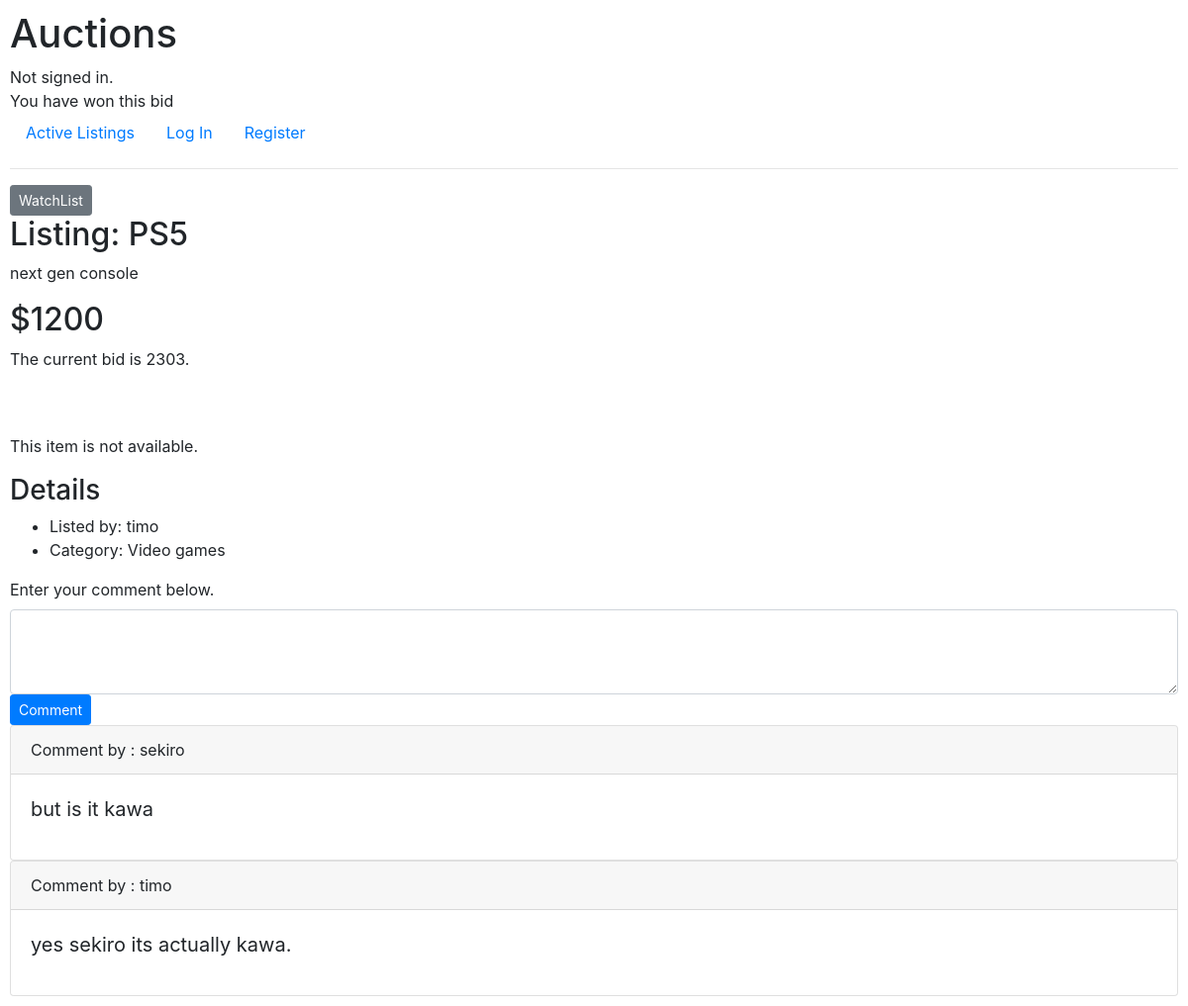
Page /items/1 on the committed database.
### auctions/models.py (models this page shows, shortened)
class List(models.Model):
    title = models.CharField(max_length=23)
    description = models.TextField(max_length=300)
    starting_bid = models.IntegerField(default=0)
    category = models.CharField(max_length=23)
    image = models.ImageField(upload_to='auction_pics', default='default.jpeg', blank=True)
    user = models.CharField(max_length=23, default="user")
    date_created = models.DateTimeField(default=timezone.now)
    final_buyer = models.CharField(max_length=23, blank=True)
    available = models.BooleanField(default=True,null=True)

class Comment(models.Model):
    comment_item = models.ForeignKey(List, on_delete=models.CASCADE)
    the_comment = models.TextField(max_length=100)
    author = models.CharField(max_length=23, default="user")

### auctions/views.py (the view, shortened to what this page needs)
# urls.py: path("items/<int:item_id>", views.item, name="item"),
def item(request, item_id):
    check = List.objects.get(id=item_id)
    current = Bid.objects.filter(bid_item = check)
    coms = Comment.objects.filter(comment_item = check)
    if current.exists() == True:
        if check.available == False and check.final_buyer == request.user.username:
            return render(request,"auctions/items.html",{
                "items": List.objects.filter(id=item_id),
                "a_user" : request.user.username,
                "current_bid": Bid.objects.get(bid_item = check).starting_bid,
                "comments": coms,
                "message":"You have won this bid"
                })

### auctions/templates/auctions/items.html (shortened to what this page needs)
{% extends "auctions/layout.html" %}
{% block body %}
    {% for item in items %}
    {% if a_user != item.user %}
<a href="{% url 'watchlist' item.id %}" class="btn btn-secondary btn-sm" >WatchList</a>
    {% endif %}
    <h2>Listing: {{ item.title }}</h2>
    <p>{{ item.description }}</p>
    <h2>${{ item.starting_bid }}</h2>
    <form method="post" action="{% url 'bid' item.id %}">
    {% if a_user != item.user %}
    <p>The current bid is {{ current_bid }}.</p>
    <br>
    <br/>
    {% else %}
    <p>Current Bid : {{ current_bid }}</p>
    {% endif %}
    {% if a_user != item.user %}
    {% if item.available == True %}
    <button type="submit" class="btn btn-primary btn-sm">Place bid</button>
    {% else %}
    <p>This item is not available.</p>
    {% endif %}
    {% else %}
       {% if current_bid != 'No current bids' %}
        <a href="{% url 'remove' item.id %}"><button type="button" class="btn btn-danger">Cancel bid</button></a>
        {% endif %}
    {% endif %}
    </form>
    <h3>Details</h3>
    <ul>
        <li>Listed by: {{ item.user }}</li>
        <li>Category: {{ item.category }}</li>
    </ul>
    <form method="post" action="{% url 'comment' item.id %}">
   <label for="exampleFormControlTextarea1">Enter your comment below.</label>
    <textarea class="form-control" id="exampleFormControlTextarea1" rows="3" name="the_comment"></textarea>
    <button type="submit" class="btn btn-primary btn-sm">Comment</button>
    </form>
    {% endfor %}
 {% for comment in comments %}
    <div class="card">
  <div class="card-header">
      Comment by : {{ comment.author }}
  </div>
  <div class="card-body">
    <blockquote class="blockquote mb-0">
      <p>{{ comment.the_comment }}</p>
    </blockquote>
  </div>
</div>
{% endfor %}
{% endblock %}

### auctions/static/auctions/styles.css (style rules this page uses)
body { padding: 10px; }

### rows in the picture
List: shows "WatchList", title "PS5", description "next gen console", starting_bid "1200", current_bid "2303", available "This item is not available.", user "timo", category "Video games"
Comment: author "sekiro", the_comment "but is it kawa"
Comment: author "timo", the_comment "yes sekiro its actually kawa."

### other values in the picture
{{ message }} "You have won this bid"
